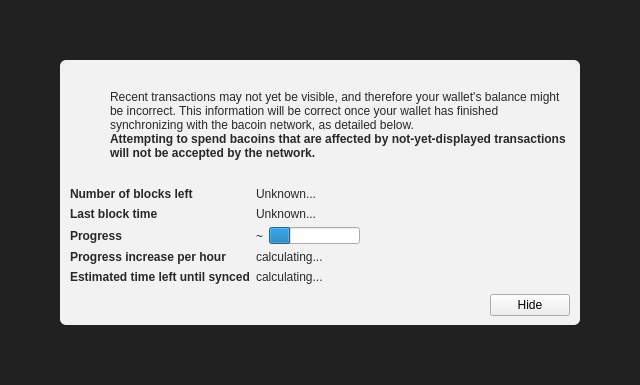
<?xml version="1.0" encoding="UTF-8"?>
<ui version="4.0">
 <class>ModalOverlay</class>
 <widget class="ModalOverlay" name="ModalOverlay">
  <property name="geometry">
   <rect>
    <x>0</x>
    <y>0</y>
    <width>640</width>
    <height>385</height>
   </rect>
  </property>
  <property name="windowTitle">
   <string>Form</string>
  </property>
  <layout class="QVBoxLayout" name="verticalLayout" stretch="0">
   <property name="sizeConstraint">
    <enum>QLayout::SetDefaultConstraint</enum>
   </property>
   <property name="leftMargin">
    <number>0</number>
   </property>
   <property name="topMargin">
    <number>0</number>
   </property>
   <property name="rightMargin">
    <number>0</number>
   </property>
   <property name="bottomMargin">
    <number>0</number>
   </property>
   <item>
    <widget class="QWidget" name="bgWidget" native="true">
     <property name="styleSheet">
      <string notr="true">#bgWidget { background: rgba(0,0,0,220); }</string>
     </property>
     <layout class="QVBoxLayout" name="verticalLayoutMain" stretch="1">
      <property name="leftMargin">
       <number>60</number>
      </property>
      <property name="topMargin">
       <number>60</number>
      </property>
      <property name="rightMargin">
       <number>60</number>
      </property>
      <property name="bottomMargin">
       <number>60</number>
      </property>
      <item>
       <widget class="QWidget" name="contentWidget" native="true">
        <property name="styleSheet">
         <string notr="true">#contentWidget { background: rgba(255,255,255,240); border-radius: 6px; }

QLabel { color: rgb(40,40,40);  }</string>
        </property>
        <layout class="QVBoxLayout" name="verticalLayoutSub" stretch="1,0,0,0">
         <property name="spacing">
          <number>0</number>
         </property>
         <property name="leftMargin">
          <number>10</number>
         </property>
         <property name="topMargin">
          <number>10</number>
         </property>
         <property name="rightMargin">
          <number>10</number>
         </property>
         <property name="bottomMargin">
          <number>10</number>
         </property>
         <item>
          <layout class="QHBoxLayout" name="horizontalLayoutIconText" stretch="0,1">
           <property name="topMargin">
            <number>20</number>
           </property>
           <item>
            <layout class="QVBoxLayout" name="verticalLayoutIcon">
             <property name="leftMargin">
              <number>0</number>
             </property>
             <item>
              <widget class="QPushButton" name="warningIcon">
               <property name="enabled">
                <bool>false</bool>
               </property>
               <property name="text">
                <string/>
               </property>
               <property name="icon">
                <iconset>
                 <normaloff>:/icons/warning</normaloff>
                 <disabledoff>:/icons/warning</disabledoff>:/icons/warning</iconset>
               </property>
               <property name="iconSize">
                <size>
                 <width>48</width>
                 <height>48</height>
                </size>
               </property>
               <property name="flat">
                <bool>true</bool>
               </property>
              </widget>
             </item>
             <item>
              <spacer name="verticalSpacerWarningIcon">
               <property name="orientation">
                <enum>Qt::Vertical</enum>
               </property>
               <property name="sizeHint" stdset="0">
                <size>
                 <width>20</width>
                 <height>40</height>
                </size>
               </property>
              </spacer>
             </item>
            </layout>
           </item>
           <item>
            <layout class="QVBoxLayout" name="verticalLayoutInfoText">
             <property name="leftMargin">
              <number>0</number>
             </property>
             <property name="topMargin">
              <number>0</number>
             </property>
             <item>
              <widget class="QLabel" name="infoText">
               <property name="text">
                <string>Recent transactions may not yet be visible, and therefore your wallet's balance might be incorrect. This information will be correct once your wallet has finished synchronizing with the bacoin network, as detailed below.</string>
               </property>
               <property name="textFormat">
                <enum>Qt::RichText</enum>
               </property>
               <property name="wordWrap">
                <bool>true</bool>
               </property>
              </widget>
             </item>
             <item>
              <widget class="QLabel" name="infoTextStrong">
               <property name="font">
                <font>
                 <weight>75</weight>
                 <bold>true</bold>
                </font>
               </property>
               <property name="text">
                <string>Attempting to spend bacoins that are affected by not-yet-displayed transactions will not be accepted by the network.</string>
               </property>
               <property name="textFormat">
                <enum>Qt::RichText</enum>
               </property>
               <property name="wordWrap">
                <bool>true</bool>
               </property>
              </widget>
             </item>
             <item>
              <spacer name="verticalSpacerInTextSpace">
               <property name="orientation">
                <enum>Qt::Vertical</enum>
               </property>
               <property name="sizeHint" stdset="0">
                <size>
                 <width>20</width>
                 <height>40</height>
                </size>
               </property>
              </spacer>
             </item>
            </layout>
           </item>
          </layout>
         </item>
         <item>
          <spacer name="verticalSpacerAfterText">
           <property name="orientation">
            <enum>Qt::Vertical</enum>
           </property>
           <property name="sizeHint" stdset="0">
            <size>
             <width>20</width>
             <height>40</height>
            </size>
           </property>
          </spacer>
         </item>
         <item>
          <layout class="QFormLayout" name="formLayout">
           <property name="fieldGrowthPolicy">
            <enum>QFormLayout::FieldsStayAtSizeHint</enum>
           </property>
           <property name="horizontalSpacing">
            <number>6</number>
           </property>
           <property name="verticalSpacing">
            <number>6</number>
           </property>
           <property name="topMargin">
            <number>10</number>
           </property>
           <item row="0" column="0">
            <widget class="QLabel" name="labelNumberOfBlocksLeft">
             <property name="font">
              <font>
               <weight>75</weight>
               <bold>true</bold>
              </font>
             </property>
             <property name="text">
              <string>Number of blocks left</string>
             </property>
            </widget>
           </item>
           <item row="0" column="1">
            <widget class="QLabel" name="numberOfBlocksLeft">
             <property name="text">
              <string>Unknown...</string>
             </property>
            </widget>
           </item>
           <item row="1" column="0">
            <widget class="QLabel" name="labelLastBlockTime">
             <property name="font">
              <font>
               <weight>75</weight>
               <bold>true</bold>
              </font>
             </property>
             <property name="text">
              <string>Last block time</string>
             </property>
            </widget>
           </item>
           <item row="1" column="1">
            <widget class="QLabel" name="newestBlockDate">
             <property name="sizePolicy">
              <sizepolicy hsizetype="Maximum" vsizetype="Preferred">
               <horstretch>0</horstretch>
               <verstretch>0</verstretch>
              </sizepolicy>
             </property>
             <property name="text">
              <string>Unknown...</string>
             </property>
            </widget>
           </item>
           <item row="2" column="0">
            <widget class="QLabel" name="labelSyncDone">
             <property name="font">
              <font>
               <weight>75</weight>
               <bold>true</bold>
              </font>
             </property>
             <property name="text">
              <string>Progress</string>
             </property>
            </widget>
           </item>
           <item row="2" column="1">
            <layout class="QHBoxLayout" name="horizontalLayoutSync" stretch="0,1">
             <item>
              <widget class="QLabel" name="percentageProgress">
               <property name="text">
                <string notr="true">~</string>
               </property>
              </widget>
             </item>
             <item>
              <widget class="QProgressBar" name="progressBar">
               <property name="value">
                <number>24</number>
               </property>
               <property name="format">
                <string/>
               </property>
              </widget>
             </item>
            </layout>
           </item>
           <item row="4" column="0">
            <widget class="QLabel" name="labelProgressIncrease">
             <property name="font">
              <font>
               <weight>75</weight>
               <bold>true</bold>
              </font>
             </property>
             <property name="text">
              <string>Progress increase per hour</string>
             </property>
            </widget>
           </item>
           <item row="4" column="1">
            <widget class="QLabel" name="progressIncreasePerH">
             <property name="text">
              <string>calculating...</string>
             </property>
            </widget>
           </item>
           <item row="5" column="0">
            <widget class="QLabel" name="labelEstimatedTimeLeft">
             <property name="font">
              <font>
               <weight>75</weight>
               <bold>true</bold>
              </font>
             </property>
             <property name="text">
              <string>Estimated time left until synced</string>
             </property>
            </widget>
           </item>
           <item row="5" column="1">
            <widget class="QLabel" name="expectedTimeLeft">
             <property name="text">
              <string>calculating...</string>
             </property>
            </widget>
           </item>
          </layout>
         </item>
         <item>
          <layout class="QHBoxLayout" name="horizontalLayoutButtons">
           <property name="leftMargin">
            <number>10</number>
           </property>
           <property name="topMargin">
            <number>10</number>
           </property>
           <item>
            <spacer name="horizontalSpacer">
             <property name="orientation">
              <enum>Qt::Horizontal</enum>
             </property>
             <property name="sizeHint" stdset="0">
              <size>
               <width>40</width>
               <height>20</height>
              </size>
             </property>
            </spacer>
           </item>
           <item>
            <widget class="QPushButton" name="closeButton">
             <property name="text">
              <string>Hide</string>
             </property>
            </widget>
           </item>
          </layout>
         </item>
        </layout>
       </widget>
      </item>
     </layout>
    </widget>
   </item>
  </layout>
 </widget>
 <customwidgets>
  <customwidget>
   <class>ModalOverlay</class>
   <extends>QWidget</extends>
   <header>modaloverlay.h</header>
   <container>1</container>
  </customwidget>
 </customwidgets>
 <resources/>
 <connections/>
</ui>
